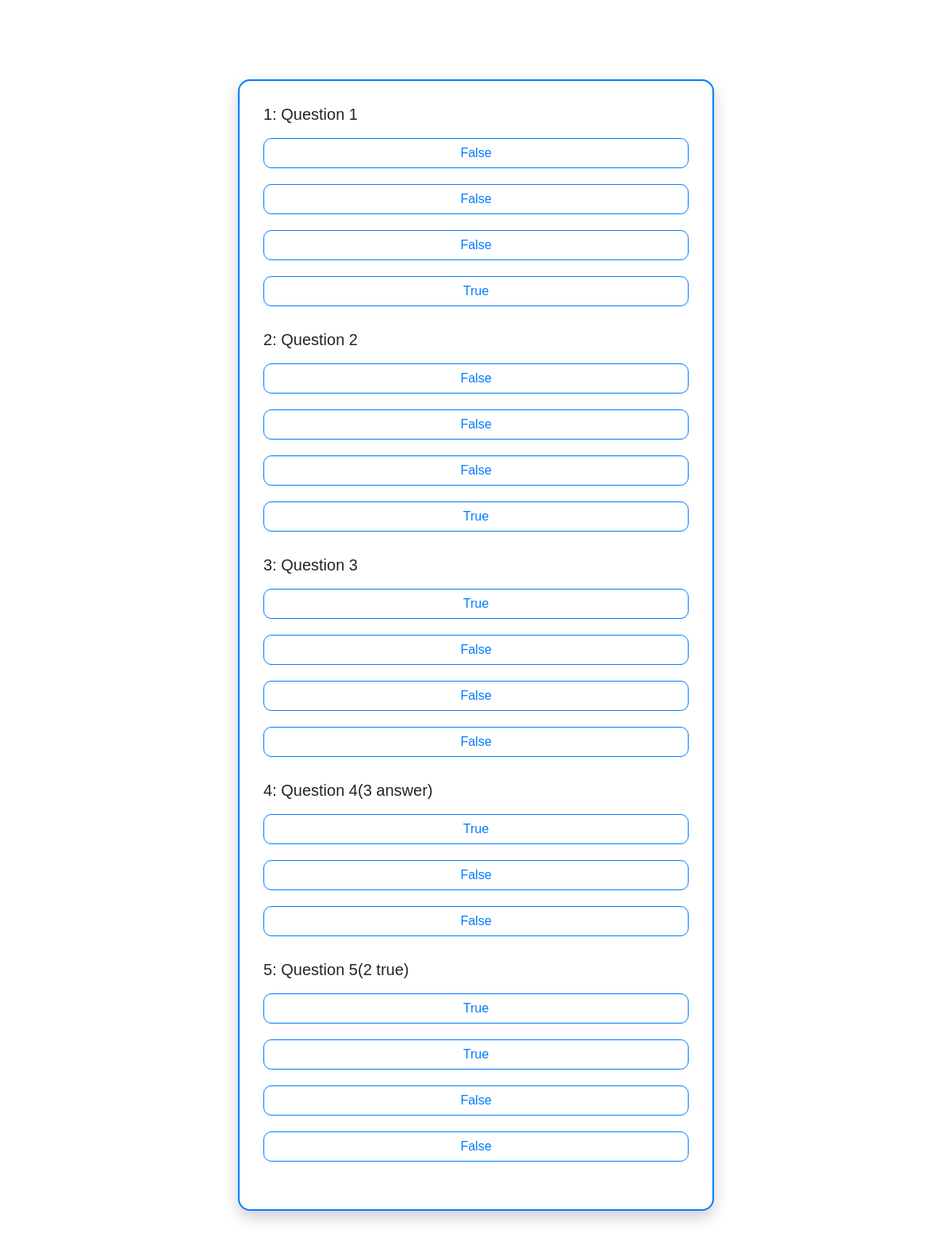
Screenshot of /quiz/27/ (signed in) with the database file from the repository.
### courses/models.py (models this page shows, shortened)
class Question(models.Model):
    quiz = models.ForeignKey(Quiz, related_name='questions', on_delete=models.CASCADE)
    text = models.CharField(max_length=255)

class Answer(models.Model):
    text = models.CharField(max_length=255)  # Текст ответа
    question = models.ForeignKey(Question, related_name='answers', on_delete=models.CASCADE)
    is_correct = models.BooleanField(default=False)  # Правильный ли ответ

### courses/views.py (the view)
# urls.py: path('quiz/<int:quiz_id>/', views.quiz_detail, name='quiz_detail'),
@login_required
def quiz_detail(request, quiz_id):
    quiz = get_object_or_404(Quiz, id=quiz_id)
    questions = quiz.questions.all()
    return render(request, 'courses/quiz.html', {
        'quiz': quiz,
        'questions': questions,
    })

### courses/templates/courses/quiz.html (shortened to what this page needs)
<!DOCTYPE html>
<html lang="ru">
<head>
    <link rel="stylesheet" href="https://stackpath.bootstrapcdn.com/bootstrap/4.5.2/css/bootstrap.min.css">
</head>
<body>
    <div class="quiz-container">
        <div id="questionsContainer">
            {% for question in questions %}
            <div class="question-container {% if forloop.first %}active{% endif %}">
                <h5>{{ forloop.counter }}: {{ question.text }}</h5>
                {% for answer in question.answers.all %}
                <button class="btn btn-outline-primary answer-btn" data-is-correct="{{ answer.is_correct }}">
                    {{ answer.text }}
                </button>
                {% endfor %}
            </div>
            {% endfor %}
        </div>
    </div>
</body>
</html>

### courses/templates/courses/quiz.html (style rules this page uses)
body { background-color: #ffffff; font-family: 'Arial', sans-serif; }
.quiz-container { max-width: 600px; margin: 100px auto; padding: 30px; background: white; border-radius: 15px; box-shadow: 0 8px 20px rgba(0, 0, 0, 0.2); animation: fadeIn 0.5s; border: 2px solid #007bff; transition: border-color 0.3s; }
.question-container { margin-bottom: 20px; }
.answer-btn { margin: 10px 0; width: 100%; transition: all 0.3s; border-radius: 10px; font-size: 16px; }

### rows the page displays
Question: text "Question 1"
Answer: text "False"
Answer: text "False"
Answer: text "False"
Answer: text "True"
Question: text "Question 2"
Answer: text "False"
Answer: text "False"
Answer: text "False"
Answer: text "True"
Question: text "Question 3"
Answer: text "True"
Answer: text "False"
Answer: text "False"
Answer: text "False"
Question: text "Question 4(3 answer)"
Answer: text "True"
Answer: text "False"
Answer: text "False"
Question: text "Question 5(2 true)"
Answer: text "True"
Answer: text "True"
Answer: text "False"
Answer: text "False"
